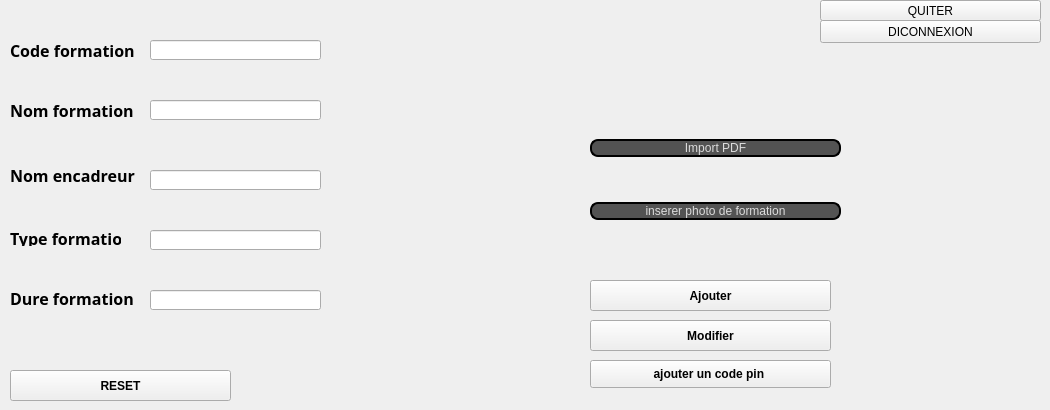
          <widget class="QWidget" name="tab_3">
           <attribute name="title">
            <string>Ajouter formation</string>
           </attribute>
           <widget class="QLabel" name="label_13">
            <property name="geometry">
             <rect>
              <x>10</x>
              <y>90</y>
              <width>131</width>
              <height>41</height>
             </rect>
            </property>
            <property name="font">
             <font>
              <family>Sitka Display</family>
              <pointsize>12</pointsize>
              <weight>75</weight>
              <bold>true</bold>
             </font>
            </property>
            <property name="text">
             <string>Nom formation</string>
            </property>
           </widget>
           <widget class="QLabel" name="label_14">
            <property name="geometry">
             <rect>
              <x>10</x>
              <y>40</y>
              <width>131</width>
              <height>21</height>
             </rect>
            </property>
            <property name="font">
             <font>
              <family>Sitka Display</family>
              <pointsize>12</pointsize>
              <weight>75</weight>
              <bold>true</bold>
             </font>
            </property>
            <property name="text">
             <string>Code formation</string>
            </property>
           </widget>
           <widget class="QLabel" name="label_15">
            <property name="geometry">
             <rect>
              <x>10</x>
              <y>160</y>
              <width>131</width>
              <height>31</height>
             </rect>
            </property>
            <property name="font">
             <font>
              <family>Sitka Display</family>
              <pointsize>12</pointsize>
              <weight>75</weight>
              <bold>true</bold>
             </font>
            </property>
            <property name="text">
             <string>Nom encadreur</string>
            </property>
           </widget>
           <widget class="QLabel" name="label_16">
            <property name="geometry">
             <rect>
              <x>10</x>
              <y>230</y>
              <width>111</width>
              <height>16</height>
             </rect>
            </property>
            <property name="font">
             <font>
              <family>Sitka Display</family>
              <pointsize>12</pointsize>
              <weight>75</weight>
              <bold>true</bold>
             </font>
            </property>
            <property name="text">
             <string>Type formation</string>
            </property>
           </widget>
           <widget class="QLabel" name="label_17">
            <property name="geometry">
             <rect>
              <x>10</x>
              <y>290</y>
              <width>141</width>
              <height>16</height>
             </rect>
            </property>
            <property name="font">
             <font>
              <family>Sitka Display</family>
              <pointsize>12</pointsize>
              <weight>75</weight>
              <bold>true</bold>
             </font>
            </property>
            <property name="text">
             <string>Dure formation</string>
            </property>
           </widget>
           <widget class="QLineEdit" name="CODE_FORMATION">
            <property name="geometry">
             <rect>
              <x>150</x>
              <y>40</y>
              <width>171</width>
              <height>20</height>
             </rect>
            </property>
           </widget>
           <widget class="QLineEdit" name="NOM_FOR">
            <property name="geometry">
             <rect>
              <x>150</x>
              <y>100</y>
              <width>171</width>
              <height>20</height>
             </rect>
            </property>
           </widget>
           <widget class="QLineEdit" name="NOM_ENCADREUR">
            <property name="geometry">
             <rect>
              <x>150</x>
              <y>170</y>
              <width>171</width>
              <height>20</height>
             </rect>
            </property>
           </widget>
           <widget class="QLineEdit" name="TYPE_FOR">
            <property name="geometry">
             <rect>
              <x>150</x>
              <y>230</y>
              <width>171</width>
              <height>20</height>
             </rect>
            </property>
           </widget>
           <widget class="QLineEdit" name="DURE_FOR">
            <property name="geometry">
             <rect>
              <x>150</x>
              <y>290</y>
              <width>171</width>
              <height>20</height>
             </rect>
            </property>
           </widget>
           <widget class="QPushButton" name="pushButtonAjouter">
            <property name="geometry">
             <rect>
              <x>590</x>
              <y>280</y>
              <width>241</width>
              <height>31</height>
             </rect>
            </property>
            <property name="font">
             <font>
              <pointsize>9</pointsize>
              <weight>75</weight>
              <bold>true</bold>
             </font>
            </property>
            <property name="styleSheet">
             <string notr="true"/>
            </property>
            <property name="text">
             <string>Ajouter</string>
            </property>
            <property name="icon">
             <iconset resource="img.qrc">
              <normaloff>:/ajouter.png</normaloff>:/ajouter.png</iconset>
            </property>
            <property name="iconSize">
             <size>
              <width>25</width>
              <height>50</height>
             </size>
            </property>
           </widget>
           <widget class="QPushButton" name="Mod_2">
            <property name="geometry">
             <rect>
              <x>590</x>
              <y>320</y>
              <width>241</width>
              <height>31</height>
             </rect>
            </property>
            <property name="font">
             <font>
              <pointsize>9</pointsize>
              <weight>75</weight>
              <bold>true</bold>
             </font>
            </property>
            <property name="styleSheet">
             <string notr="true"/>
            </property>
            <property name="text">
             <string>Modifier</string>
            </property>
            <property name="icon">
             <iconset resource="img.qrc">
              <normaloff>:/modifier.png</normaloff>:/modifier.png</iconset>
            </property>
            <property name="iconSize">
             <size>
              <width>25</width>
              <height>40</height>
             </size>
            </property>
           </widget>
           <widget class="QPushButton" name="rechercher_button_2">
            <property name="geometry">
             <rect>
              <x>590</x>
              <y>360</y>
              <width>241</width>
              <height>28</height>
             </rect>
            </property>
            <property name="font">
             <font>
              <pointsize>9</pointsize>
              <weight>75</weight>
              <bold>true</bold>
             </font>
            </property>
            <property name="styleSheet">
             <string notr="true"/>
            </property>
            <property name="text">
             <string>ajouter un code pin </string>
            </property>
           </widget>
           <widget class="QLabel" name="lbl_image">
            <property name="geometry">
             <rect>
              <x>860</x>
              <y>210</y>
              <width>181</width>
              <height>181</height>
             </rect>
            </property>
            <property name="text">
             <string/>
            </property>
           </widget>
           <widget class="QPushButton" name="pushButton_5">
            <property name="geometry">
             <rect>
              <x>10</x>
              <y>370</y>
              <width>221</width>
              <height>31</height>
             </rect>
            </property>
            <property name="font">
             <font>
              <pointsize>9</pointsize>
              <weight>75</weight>
              <bold>true</bold>
             </font>
            </property>
            <property name="styleSheet">
             <string notr="true"/>
            </property>
            <property name="text">
             <string>RESET</string>
            </property>
            <property name="icon">
             <iconset resource="img.qrc">
              <normaloff>:/reset.png</normaloff>:/reset.png</iconset>
            </property>
            <property name="iconSize">
             <size>
              <width>25</width>
              <height>40</height>
             </size>
            </property>
           </widget>
           <widget class="QWidget" name="verticalLayoutWidget_4">
            <property name="geometry">
             <rect>
              <x>590</x>
              <y>100</y>
              <width>251</width>
              <height>161</height>
             </rect>
            </property>
            <layout class="QVBoxLayout" name="verticalLayout_5">
             <item>
              <widget class="QPushButton" name="ImportPDF">
               <property name="styleSheet">
                <string notr="true">QPushButton {
color: #dcdcdc;
background:#535353;
border: none;
font-size:12px;
font-family:Arial, Helvetica, sans-serif;
border: 2px solid ;
border-radius: 8px;
}
QPushButton:hover {
color:#fff;
	background-color: rgb(0, 0, 127);
border: none;
}
</string>
               </property>
               <property name="text">
                <string>Import PDF</string>
               </property>
               <property name="icon">
                <iconset resource="img.qrc">
                 <normaloff>:/import.png</normaloff>:/import.png</iconset>
               </property>
               <property name="iconSize">
                <size>
                 <width>30</width>
                 <height>20</height>
                </size>
               </property>
              </widget>
             </item>
             <item>
              <widget class="QPushButton" name="insererphoto">
               <property name="styleSheet">
                <string notr="true">QPushButton {
color: #dcdcdc;
background:#535353;
border: none;
font-size:12px;
font-family:Arial, Helvetica, sans-serif;
border: 2px solid ;
border-radius: 8px;
}
QPushButton:hover {
color:#fff;
	background-color: rgb(0, 0, 127);
border: none;
}</string>
               </property>
               <property name="text">
                <string>inserer photo de formation</string>
               </property>
               <property name="icon">
                <iconset resource="img.qrc">
                 <normaloff>:/inserer.png</normaloff>:/inserer.png</iconset>
               </property>
               <property name="iconSize">
                <size>
                 <width>30</width>
                 <height>20</height>
                </size>
               </property>
              </widget>
             </item>
            </layout>
           </widget>
           <widget class="QPushButton" name="close_4">
            <property name="geometry">
             <rect>
              <x>820</x>
              <y>0</y>
              <width>221</width>
              <height>21</height>
             </rect>
            </property>
            <property name="styleSheet">
             <string notr="true"/>
            </property>
            <property name="text">
             <string>QUITER</string>
            </property>
            <property name="icon">
             <iconset resource="img.qrc">
              <normaloff>:/quitter.png</normaloff>:/quitter.png</iconset>
            </property>
           </widget>
           <widget class="QPushButton" name="pushButton_10">
            <property name="geometry">
             <rect>
              <x>820</x>
              <y>20</y>
              <width>221</width>
              <height>23</height>
             </rect>
            </property>
            <property name="styleSheet">
             <string notr="true"/>
            </property>
            <property name="text">
             <string>DICONNEXION</string>
            </property>
            <property name="icon">
             <iconset resource="img.qrc">
              <normaloff>:/diconnexion.png</normaloff>:/diconnexion.png</iconset>
            </property>
           </widget>
          </widget>
